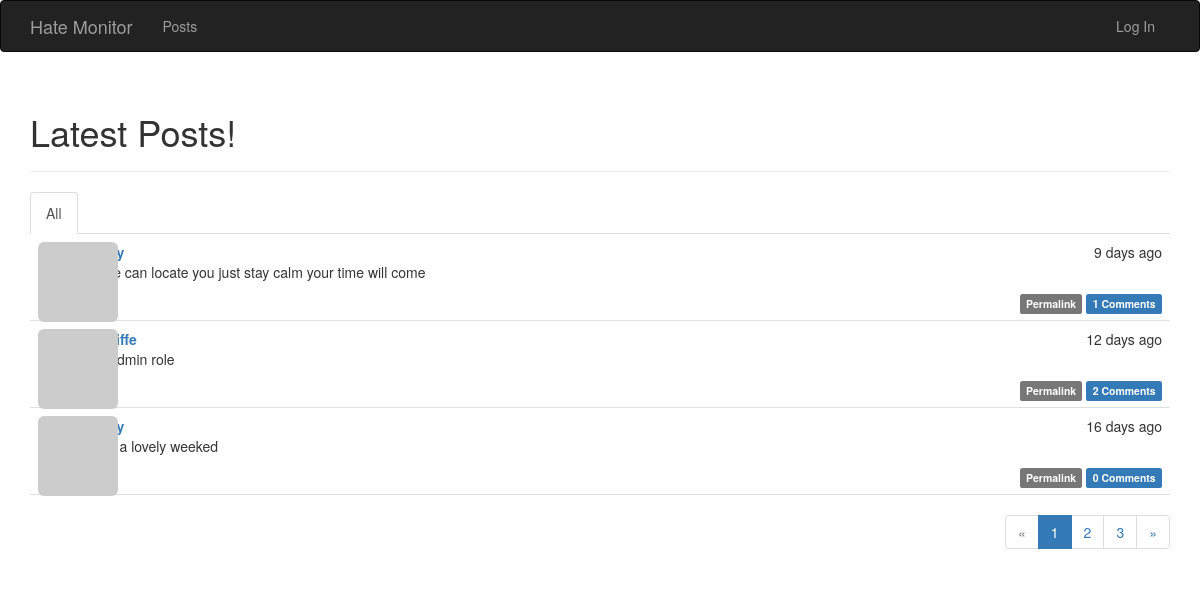
The page /posts on the database its author committed.
### app/models.py (models this page shows, shortened)
class Post(db.Model):
    __tablename__ = 'posts'
    id = db.Column(db.Integer, primary_key=True)
    body = db.Column(db.Text)
    body_html = db.Column(db.Text)
    timestamp = db.Column(db.DateTime, index=True, default=datetime.utcnow)
    author_id = db.Column(db.Integer, db.ForeignKey('users.id'))
    comments = db.relationship('Comment', backref='post', lazy='dynamic')

### app/main/views.py (the view)
@main.route('/posts', methods=['GET', 'POST'])
def index():
    form = PostForm()
    if current_user.can(Permission.WRITE) and form.validate_on_submit():
        post = Post(body=form.body.data,
                    author=current_user._get_current_object())
        db.session.add(post)
        db.session.commit()
        return redirect(url_for('.index'))
    page = request.args.get('page', 1, type=int)
    show_followed = False
    if current_user.is_authenticated:
        show_followed = bool(request.cookies.get('show_followed', ''))
    if show_followed:
        query = current_user.followed_posts
    else:
        query = Post.query
    pagination = query.order_by(Post.timestamp.desc()).paginate(
        page=page, per_page=current_app.config['FLASKY_POSTS_PER_PAGE'],
        error_out=False)
    posts = pagination.items
    return render_template('index.html', form=form, posts=posts,
                           show_followed=show_followed, pagination=pagination)

### app/auth/views.py (called while the page is built)
@auth.before_app_request
def before_request():
    if current_user.is_authenticated:
        current_user.ping()
        if not current_user.confirmed \
                and request.endpoint \
                and request.blueprint != 'auth' \
                and request.endpoint != 'static':
            return redirect(url_for('auth.unconfirmed'))

### app/main/__init__.py (called while the page is built)
@main.app_context_processor
def inject_permissions():
  return dict(Permission=Permission)

### app/models.py (called while the page is built)
    def gravatar(self, size=100, default='identicon', rating='g'):
        url = 'https://secure.gravatar.com/avatar'
        hash = self.avatar_hash or self.gravatar_hash()
        return '{url}/{hash}?s={size}&d={default}&r={rating}'.format(
            url=url, hash=hash, size=size, default=default, rating=rating)

    def can(self, permissions):
        return False

    def is_administrator(self):
        return False

### app/templates/index.html (shortened to what this page needs)
{% extends "base.html" %}
{% import "bootstrap/wtf.html" as wtf %}
{% import "_macros.html" as macros %}
{% block page_content %}
<div class="page-header">
    <h1>{% if current_user.is_authenticated %}Hello, {{ current_user.username }}{% else %} Latest Posts{% endif %}!</h1>
</div>
<div class="post-tabs">
    <ul class="nav nav-tabs">
        <li{% if not show_followed %} class="active"{% endif %}><a href="{{ url_for('.show_all') }}">All</a></li>
    </ul>
    {% include '_posts.html' %}
</div>
{% if pagination %}
<div class="pagination">
    {{ macros.pagination_widget(pagination, '.index') }}
</div>
{% endif %}
{% endblock %}

### app/templates/_posts.html (shortened to what this page needs)
<ul class="posts">
    {% for post in posts %}
    <li class="post">
        <div class="post-thumbnail">
            <a href="{{ url_for('.user', username=post.author.username) }}">
                <img class="img-rounded profile-thumbnail" src="{{ post.author.gravatar(size=40) }}">
            </a>
        </div>
        <div class="post-content">
            <div class="post-date">{{ moment(post.timestamp).fromNow() }}</div>
            <div class="post-author"><a href="{{ url_for('.user', username=post.author.username) }}">{{ post.author.username }}</a></div>
            <div class="post-body">
                {% if post.body_html %}
                    {{ post.body_html | safe }}
                {% else %}
                    {{ post.body }}
                {% endif %}
            </div>
            <div class="post-footer">
                <a href="{{ url_for('.post', id=post.id) }}">
                    <span class="label label-default">Permalink</span>
                </a>
                <a href="{{ url_for('.post', id=post.id) }}#comments">
                    <span class="label label-primary">
                        {{ post.comments.count() }} Comments
                    </span>
                </a>
            </div>
        </div>
    </li>
    {% endfor %}
</ul>

### app/static/styles.css (style rules this page uses)
.profile-thumbnail { position: absolute; }
div.post-tabs { margin-top: 16px; }
ul.posts { list-style-type: none; padding: 0px; margin: 16px 0px 0px 0px; border-top: 1px solid #e0e0e0; }
div.post-tabs ul.posts { margin: 0px; border-top: none; }
ul.posts li.post { padding: 8px; border-bottom: 1px solid #e0e0e0; }
div.post-date { float: right; }
div.post-author { font-weight: bold; }
div.post-thumbnail { position: absolute; }
div.post-content { margin-left: 48px; min-height: 48px; }
div.post-footer { text-align: right; }
div.pagination { width: 100%; text-align: right; padding: 0px; margin: 0px; }

### rows shown on the page
Post: timestamp "9 days ago", body_html "grace can locate you just stay calm your time will come", comments.count "1"
Post: timestamp "12 days ago", body_html "the admin role", comments.count "2"
Post: timestamp "16 days ago", body_html "what a lovely weeked", comments.count "0"

### other values the page prints
{{ p }} "1"
{{ p }} "2" "3"
